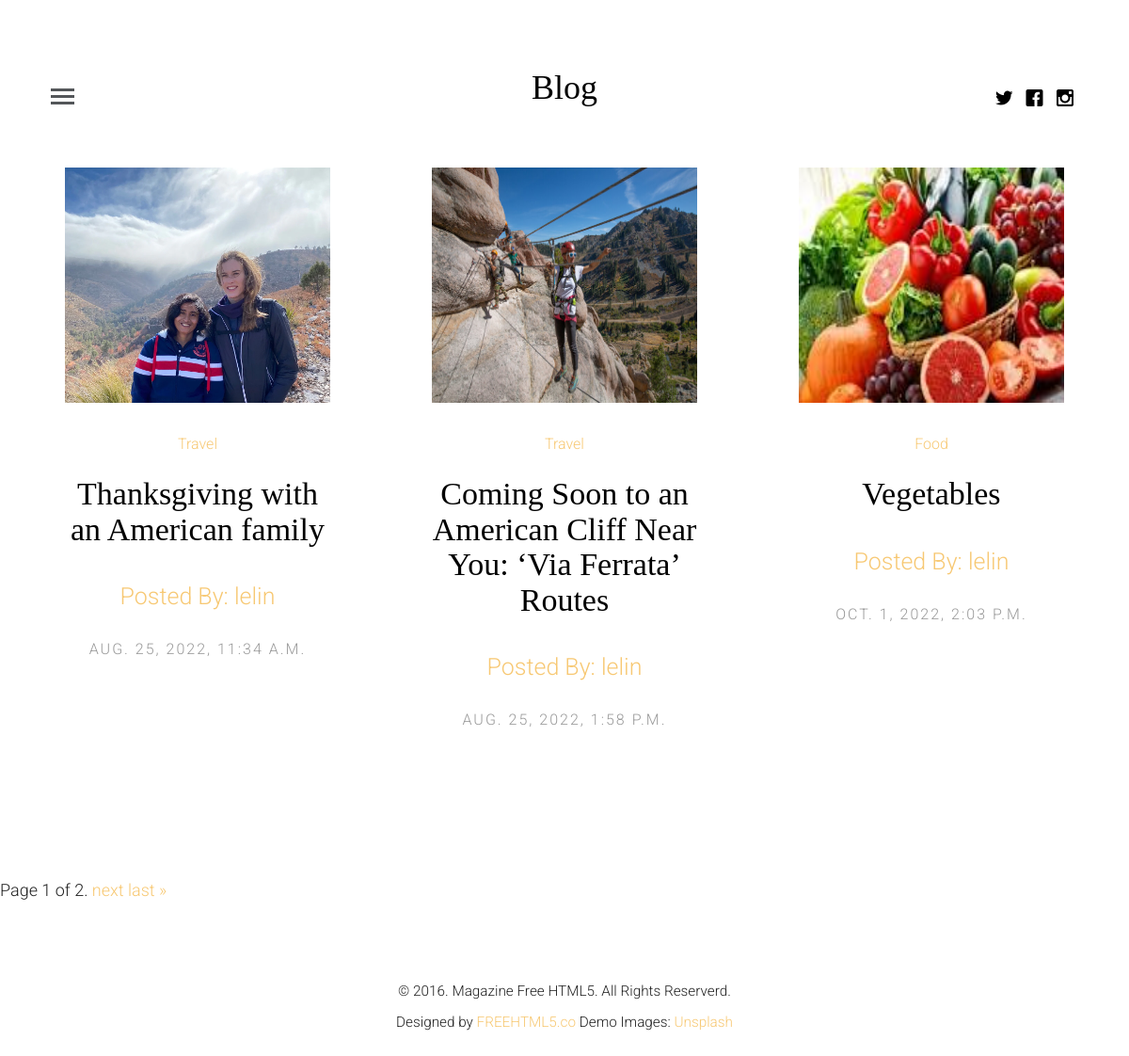
The page / on the database its author committed.
### app/models.py (models this page shows, shortened)
class Article(models.Model):
    article_author = models.ForeignKey(Author, on_delete=models.CASCADE)
    title = models.CharField(max_length=100)
    description = models.TextField(null=True)
    category = models.ForeignKey(Category, on_delete=models.CASCADE)
    posted_on = models.DateTimeField(auto_now=False, auto_now_add=True)
    updated_on = models.DateTimeField(auto_now=True, auto_now_add=False)
    image = models.ImageField()

class Category(models.Model):
    name = models.CharField(max_length=100, null=True)

class Author(models.Model):
    name = models.ForeignKey(User, on_delete=models.CASCADE)
    profile_pic = models.ImageField()
    about = models.TextField(null=True)

### app/views.py (the view)
# urls.py: path('', views.index, name='index'),
def index(request):
    all_obj = Article.objects.all()
    search = request.GET.get("search")
    if search:
        all_obj = all_obj.filter(Q(title__icontains=search) | Q(category__name__icontains=search))
    paginator = Paginator(all_obj, 3)  # Show 3 contacts per page.
    page_number = request.GET.get('page')
    page_obj = paginator.get_page(page_number)
    context = {
        'all_obj': page_obj,
    }
    return render(request, "index.html", context)

### templates/index.html (shortened to what this page needs)
{% extends 'base.html' %}
{% load static %}
{% block content %}
	<div class="container-fluid">
		<div class="col fh5co-post-entry">
			{% for obj in all_obj %}
			<article class="col-md-4 animate-box">
				<figure>
					<a  href="{% url 'single_article' obj.id %}"><img style="height:250px; width:100%;" src="{{obj.image.url}}" alt="Image" class="img-responsive"></a>
				</figure>
				<span class="fh5co-meta"><a href="{% url 'topic' obj.category.name %}">{{obj.category.name}}</a></span>
				<h2 class="fh5co-article-title"><a href="{% url 'single_article' obj.id %}">{{obj.title}}</a></h2>
				<span class="fh5co-meta" style="font-size:25px;"><a href="{% url 'author_profile' obj.article_author.name.username %}">Posted By: {{obj.article_author.name}}</a></span>
				<span class="fh5co-meta fh5co-date">{{obj.posted_on}}</span>
			</article>
			{% endfor %}
		</div>
	</div>
		<div class="pagination">
			<span class="step-links">
				<span class="current">
					Page {{ all_obj.number }} of {{ all_obj.paginator.num_pages }}.
				</span>
				{% if all_obj.has_next %}
					<a href="?page={{ all_obj.next_page_number }}">next</a>
					<a href="?page={{ all_obj.paginator.num_pages }}">last &raquo;</a>
				{% endif %}
			</span>
		</div>
{% endblock %}

### templates/base.html (shortened to what this page needs)
<!DOCTYPE html>
{% load static %}
	<head>
	<link rel="stylesheet" href="{% static 'css/animate.css' %}">
	<link rel="stylesheet" href="{% static 'css/icomoon.css' %}">
	<link rel="stylesheet" href="{% static 'css/bootstrap.css' %}">
	<link rel="stylesheet" href="{% static 'css/style.css' %}">
	</head>
    <body>
	<header id="fh5co-header">
		<div class="container-fluid">
			<div class="row">
				<a href="#" class="js-fh5co-nav-toggle fh5co-nav-toggle"><i></i></a>
				<ul class="fh5co-social">
					<li><a href="#"><i class="icon-twitter"></i></a></li>
					<li><a href="#"><i class="icon-facebook"></i></a></li>
					<li><a href="#"><i class="icon-instagram"></i></a></li>
				</ul>
				<div class="col-lg-12 col-md-12 text-center">
					<h1 id="fh5co-logo"><a href="{% url 'index' %}">Blog</a></h1>
				</div>
			</div>
		</div>
	</header>
	{% block content %}
	{% endblock %}
	<footer id="fh5co-footer">
		<p><small>&copy; 2016. Magazine Free HTML5. All Rights Reserverd. <br> Designed by <a href="http://freehtml5.co" target="_blank">FREEHTML5.co</a>  Demo Images: <a href="http://unsplash.com/" target="_blank">Unsplash</a></small></p>
	</footer>
    </body>
</html>

### app/static/css/icomoon.css (style rules this page uses)
[class^="icon-"], [class*=" icon-"] { font-family: 'icomoon' !important; speak: none; font-style: normal; font-weight: normal; font-variant: normal; text-transform: none; line-height: 1; -webkit-font-smoothing: antialiased; -moz-osx-font-smoothing: grayscale; }
.icon-facebook:before { content: "\ea67"; }
.icon-instagram:before { content: "\ea6f"; }
.icon-twitter:before { content: "\ea7c"; }

### app/static/css/style.css (style rules this page uses)
body { font-family: "Roboto", arial, sans-serif; font-size: 18px; font-weight: 300; line-height: 1.8; color: #222; background: #fff; }
a { color: #f7c873; -webkit-transition: 0.5s; -o-transition: 0.5s; transition: 0.5s; }
h1, h2, h3, h4, h5, h6 { font-family: "Playfair Display", times, serif; color: #000; }
p { margin-bottom: 30px; }
#fh5co-header { padding: 3em 3em; float: left; width: 100%; }
@media screen and (max-width: 1200px) { #fh5co-header { padding-left: 15px; padding-right: 15px; } }
@media screen and (max-width: 1200px) { #fh5co-header .fh5co-nav-toggle { top: 4em; left: 15px; } }
@media screen and (max-width: 1200px) { #fh5co-header .fh5co-social { right: 15px !important; top: 3.2em; } }
@media screen and (max-width: 1200px) { .fh5co-post-entry article { margin-bottom: 80px; padding-left: 10px; padding-right: 10px; } }
#fh5co-header .fh5co-nav-toggle { position: absolute; top: 4.2em; left: 3em; z-index: 99; }
#fh5co-header .fh5co-social { position: absolute !important; right: 3em !important; top: 3.2em; z-index: 99; -webkit-transition: 0.5s; -o-transition: 0.5s; transition: 0.5s; }
#fh5co-header #fh5co-logo { text-align: center; }
#fh5co-header #fh5co-logo a { color: #000; }
.fh5co-post-entry article { text-align: center; float: left; margin-bottom: 110px; padding-left: 3em; padding-right: 3em; }
.fh5co-post-entry article a img { opacity: 1; -webkit-transition: 0.5s; -o-transition: 0.5s; transition: 0.5s; }
.fh5co-post-entry article figure { margin-bottom: 30px; }
.fh5co-post-entry article h2 { font-family: "Playfair Display", times, serif; font-size: 34px; color: #000; margin-bottom: 30px; }
.fh5co-post-entry article h2 a { color: #000; }
.fh5co-post-entry article .fh5co-meta { font-size: 16px; font-family: "Roboto", arial, sans-serif; color: #999999; margin-bottom: 20px; display: block; }
.fh5co-post-entry article .fh5co-meta.fh5co-date { text-transform: uppercase; letter-spacing: 2px; }
.fh5co-social { padding: 0; margin: 30px 0 0 0; position: relative; }
.fh5co-social li { padding: 0; margin: 0; list-style: none; display: inline; }
.fh5co-social li a { font-size: 20px; padding: 4px; color: #000; }
#fh5co-footer { padding: 3em 0; text-align: center; }
.js .to-animate, .js .to-animate-2, .js .animate-box { opacity: 0; }
.fh5co-nav-toggle { width: 25px; height: 25px; cursor: pointer; text-decoration: none; }
.fh5co-nav-toggle i { position: relative; display: -moz-inline-stack; display: inline-block; zoom: 1; *display: inline; width: 25px; height: 3px; color: #535659; font: bold 14px/.4 Helvetica; text-transform: uppercase; text-indent: -55px; background: #535659; transition: all .2s ease-out; }
.fh5co-nav-toggle i::before, .fh5co-nav-toggle i::after { content: ''; width: 25px; height: 3px; background: #535659; position: absolute; left: 0; -webkit-transition: 0.2s; -o-transition: 0.2s; transition: 0.2s; }
.fh5co-nav-toggle i::before { top: -7px; }
.fh5co-nav-toggle i::after { bottom: -7px; }
.fh5co-nav-toggle { position: absolute; top: 18px; left: 0; z-index: 21; padding: 6px 0 0 0; display: block; margin: 0 auto; display: block; height: 44px; width: 25px; border-bottom: none !important; }

### rows shown on the page
Article: image (picture), category.name "Travel", title "Thanksgiving with an American family", article_author.name "lelin", posted_on "AUG. 25, 2022, 11:34 A.M."
Article: image (picture), category.name "Travel", title "Coming Soon to an American Cliff Near You: ‘Via Ferrata’ Routes", article_author.name "lelin", posted_on "AUG. 25, 2022, 1:58 P.M."
Article: image (picture), category.name "Food", title "Vegetables", article_author.name "lelin", posted_on "OCT. 1, 2022, 2:03 P.M."

### other values the page prints
{{ all_obj.number }} "1"
{{ all_obj.paginator.num_pages }} "2"
